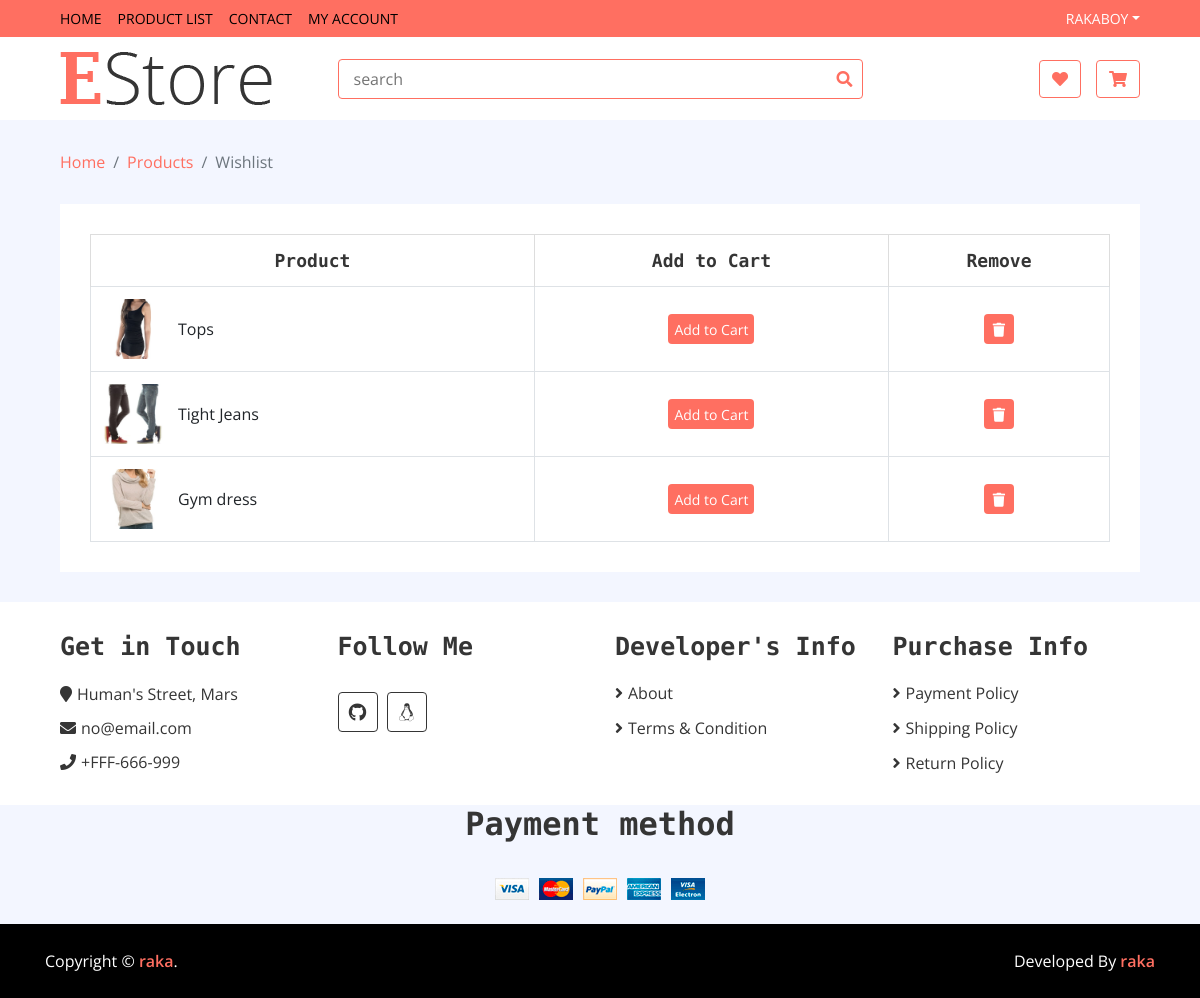
Screenshot of /wishlist/my_wishlist (signed in) with the database file from the repository.
### wishlist/models.py (models this page shows, shortened)
class Wishlist(models.Model):
    username = models.CharField(max_length=500)
    items = models.ForeignKey(Item, on_delete=models.CASCADE)
    slug = models.CharField(max_length=300)
    checkout = models.BooleanField(default=False)

### home/models.py (models this page shows, shortened)
class Item(models.Model):
    name = models.CharField(max_length=500)
    category = models.ForeignKey(Category, on_delete=models.CASCADE)
    brand = models.ForeignKey(Brand, on_delete=models.CASCADE)
    image = models.ImageField(upload_to='media', null=True)
    price = models.IntegerField()
    discounted_price = models.IntegerField(default=0)
    description = models.TextField(blank=True)
    specification = models.TextField(blank=True)
    slug = models.CharField(max_length=300)
    status = models.CharField(choices=STATUS, max_length=200)
    label = models.CharField(choices=LABEL, max_length=200, blank=True)
    def add_to_cart(self):
        return reverse('cart:add-to-cart', kwargs={'slug': self.slug})

### wishlist/views.py (the view)
# urls.py: path('my_wishlist', WishlistView.as_view(), name='my_wishlist'),
class WishlistView(BaseView):
    def get(self, request):
        username = request.user.username
        self.views['my_wishlist'] = Wishlist.objects.filter(username=username, checkout=False, )
        return render(request, 'wishlist.html', self.views)

### home/templates/wishlist.html
{% extends 'base.html' %}
{% load static %}
        {% block content %}
        <div class="breadcrumb-wrap">
            <div class="container-fluid">
                <ul class="breadcrumb">
                    <li class="breadcrumb-item"><a href="/">Home</a></li>
                    <li class="breadcrumb-item"><a href="#">Products</a></li>
                    <li class="breadcrumb-item active">Wishlist</li>
                </ul>
            </div>
        </div>
        <div class="wishlist-page">
            <div class="container-fluid">
                <div class="wishlist-page-inner">
                    <div class="row">
                        <div class="col-md-12">
                            <div class="table-responsive">
                                <table class="table table-bordered">
                                    <thead class="thead-dark">
                                        <tr>
                                            <th>Product</th>
                                            <th>Add to Cart</th>
                                            <th>Remove</th>
                                        </tr>
                                    </thead>
                                    <tbody class="align-middle">
                                        {% for i in my_wishlist %}
                                        <tr>
                                            <td>
                                                <div class="img">
                                                    <a href="#"><img src="{{ i.items.image.url }}" alt="Image"></a>
                                                    <p>{{ i.items.name }}</p>
                                                </div>
                                            </td>
                                            <td>
                                                <a href="{{ i.items.add_to_cart }}">
                                                <button class="btn-cart" >Add to Cart</button>
                                                </a>
                                            </td>
                                            <td>
                                                <a href="/wishlist/delete_wishlist/{{ i.slug }}">
                                                    <button><i class="fa fa-trash"></i></button>
                                                </a>
                                            </td>
                                        </tr>
                                        {% endfor %}
                                    </tbody>
                                </table>
                            </div>
                        </div>
                    </div>
                </div>
            </div>
        </div>
        {% endblock  %}

### home/templates/base.html (shortened to what this page needs)
<!DOCTYPE html>
{% load static %}
<html lang="en">
    <head>
        <link href="https://stackpath.bootstrapcdn.com/bootstrap/4.4.1/css/bootstrap.min.css" rel="stylesheet">
        <link href="https://cdnjs.cloudflare.com/ajax/libs/font-awesome/5.10.0/css/all.min.css" rel="stylesheet">
        <link href="{% static 'lib/slick/slick.css' %}" rel="stylesheet">
        <link href="{% static 'lib/slick/slick-theme.css' %}" rel="stylesheet">
        <link href="{% static 'css/style.css' %}" rel="stylesheet">
    </head>
    <body>
        <div class="nav">
            <div class="container-fluid">
                <nav class="navbar navbar-expand-md bg-dark navbar-dark">
                    <div class="collapse navbar-collapse justify-content-between" id="navbarCollapse">
                        <div class="navbar-nav mr-auto">
                            <a href="/" class="nav-item nav-link active">Home</a>
                            <a href="/product_list" class="nav-item nav-link active">Product List</a>
                            {% if user.is_authenticated %}
                            <a href="/contact" class="nav-item nav-link active">Contact</a>
                            <a href="/account" class="nav-item nav-link active">My Account</a>
                            {% endif %}
                        </div>
                        {% if user.is_authenticated %}
                        <div class="navbar-nav ml-auto">
                            <div class="nav-item dropdown">
                                <a href="#" class="nav-link dropdown-toggle" data-toggle="dropdown">{{ user.username }}</a>
                            </div>
                        </div>
                        {% endif %}
                    </div>
                </nav>
            </div>
        </div>
        <div class="bottom-bar">
            <div class="container-fluid">
                <div class="row align-items-center">
                    <div class="col-md-3">
                        <div class="logo">
                            <a href="/">
                                <img src="{% static 'img/logo.png' %}" alt="Logo">
                            </a>
                        </div>
                    </div>
                    <div class="col-md-6">
                        <form method = "GET" action="{% url 'home:search' %}">
                            <div class="search">
                                <input name="search" type="text" placeholder="search" >
                                <button type="submit"><i class="fa fa-search"></i></button>
                            </div>
                        </form>
                    </div>
                    <div class="col-md-3">
                        {% if user.is_authenticated %}
                        <div class="user">
                            <a href="/wishlist/my_wishlist" class="btn wishlist">
                                <i class="fa fa-heart"></i>
                            </a>
                            <a href="/cart/my_cart" class="btn cart">
                                <i class="fa fa-shopping-cart"></i>
                            </a>
                        </div>
                        {% endif %}
                    </div>
                </div>
            </div>
        </div>
        {% block content %}
        {% endblock %}
        <div class="footer">
            <div class="container-fluid">
                <div class="row">
                    <div class="col-lg-3 col-md-6">
                        <div class="footer-widget">
                            <h2>Get in Touch</h2>
                            <div class="contact-info">
                                <p><i class="fa fa-map-marker"></i>Human's Street, Mars</p>
                                <p><i class="fa fa-envelope"></i>no@email.com</p>
                                <p><i class="fa fa-phone"></i>+FFF-666-999</p>
                            </div>
                        </div>
                    </div>
                    <div class="col-lg-3 col-md-6">
                        <div class="footer-widget">
                            <h2>Follow Me</h2>
                            <div class="contact-info">
                                <div class="social">
                                    <a href="https://github.com/ninchy0"><i class="fab fa-github"></i></a>
                                    <a href="https://www.tryhackme.com/p/ninchy0"><i class="fab fa-linux"></i></a>
                                </div>
                            </div>
                        </div>
                    </div>
                    <div class="col-lg-3 col-md-6">
                        <div class="footer-widget">
                            <h2>Developer's Info</h2>
                            <ul>
                                <li><a href="#">About</a></li>
                                <li><a href="#">Terms & Condition</a></li>
                            </ul>
                        </div>
                    </div>
                    <div class="col-lg-3 col-md-6">
                        <div class="footer-widget">
                            <h2>Purchase Info</h2>
                            <ul>
                                <li><a href="#">Payment Policy</a></li>
                                <li><a href="#">Shipping Policy</a></li>
                                <li><a href="#">Return Policy</a></li>
                            </ul>
                        </div>
                    </div>
                </div>
            </div>
        </div>
        <div>
            <div class="container-fluid" align="center">
                <h2>Payment method</h2>
                <br>
                <div class="col-lg-6 col-md-6">
                   <img src="{% static 'img/payment-method.png' %}">
                </div>
            </div>
        </div>
        <br>
        <div class="footer-bottom">
            <div class="container">
                <div class="row">
                    <div class="col-md-6 copyright">
                        <p>Copyright &copy; <a href="https://github.com/ninchy0">raka</a>.</p>
                    </div>
                    <div class="col-md-6 template-by">
                        <p>Developed By <a href="https://github.com/ninchy0">raka</a></p>
                    </div>
                </div>
            </div>
        </div>
    </body>
</html>

### home/static/css/style.css (style rules this page uses)
body { color: #353535; font-family: 'Open Sans', sans-serif; font-weight: 400; background: #f3f6ff; }
a { color: #FF6F61; }
h2 { font-family: 'Source Code Pro', monospace; font-weight: 700; }
@media (min-width: 992px) { .container-fluid { padding-right: 60px; padding-left: 60px; } }
.btn { color: #FF6F61; background: #ffffff; border: 1px solid #FF6F61; }
.nav { position: relative; }
@media (min-width: 992px) { .nav .container-fluid { padding-left: 52px; padding-right: 52px; } }
.nav .navbar { height: 100%; padding: 0; }
@media (min-width: 768px) { .nav, .nav .navbar { background: #FF6F61 !important; } }
@media (min-width: 768px) { .nav .navbar-dark a.nav-link { color: #ffffff; font-size: 14px; text-transform: uppercase; } }
@media (min-width: 768px) { .nav .navbar-dark a.nav-link:hover, .nav .navbar-dark a.nav-link.active { color: #000000; } }
.bottom-bar { padding: 15px 0; background: #ffffff; margin-bottom: 30px; }
.bottom-bar .logo { text-align: left; overflow: hidden; }
.bottom-bar .logo a img { max-height: 60px; }
.bottom-bar .search { width: 100%; }
.bottom-bar .search input[type=text] { width: 100%; height: 40px; padding: 0 15px; color: #666666; border: 1px solid #FF6F61; border-radius: 4px; }
.bottom-bar .search button { position: absolute; width: 40px; height: 38px; top: 1px; right: 16px; padding: 0 15px; border: none; background: none; color: #FF6F61; border-radius: 0 2px 2px 0; }
.bottom-bar .user { font-size: 0; text-align: right; }
.bottom-bar .user .wishlist { margin-right: 15px; }
.bottom-bar .user .cart i, .bottom-bar .user .wishlist i { color: #FF6F61; }
@media (min-width: 768px) { .bottom-bar { max-height: 90px; } }
.breadcrumb-wrap { position: relative; width: 100%; }
.breadcrumb-wrap .breadcrumb { margin: 0; padding: 0; background: transparent; }
.wishlist-page { position: relative; padding: 30px 0; }
.wishlist-page .wishlist-page-inner { padding: 30px; background: #ffffff; }
.wishlist-page .table { width: 100%; text-align: center; margin-bottom: 0; }
.wishlist-page .table .thead-dark th { font-family: 'Source Code Pro', monospace; font-size: 18px; font-weight: 700; color: #353535; text-align: center; background: transparent; border-color: #dddddd; border-bottom: none; vertical-align: middle; }
.wishlist-page .table td { font-size: 16px; vertical-align: middle; }
.wishlist-page .table .img { display: flex; align-items: center; }
.wishlist-page .table .img img { max-width: 60px; max-height: 60px; margin-right: 15px; }
.wishlist-page .table .img p { display: inline-block; text-align: left; margin: 0; }
.wishlist-page .table button { width: 30px; height: 30px; font-size: 14px; text-align: center; color: #ffffff; background: #FF6F61; border: none; border-radius: 4px; }
.wishlist-page .table button.btn-cart { width: auto; }
.footer { position: relative; padding: 30px 0 0 0; background: #ffffff; }
.footer .footer-widget { position: relative; width: 100%; margin-bottom: 30px; }
.footer .footer-widget h2 { font-size: 25px; white-space: nowrap; margin-bottom: 20px; }
.footer .footer-widget ul { margin: 0; padding: 0; list-style: none; }
.footer .footer-widget ul li { margin-bottom: 12px; }
.footer .footer-widget ul li:last-child { margin-bottom: 0; }
.footer .footer-widget ul li a { color: #353535; white-space: nowrap; display: block; line-height: 23px; transition: all .3s; }
.footer .footer-widget ul li a::before { content: '\f105'; font-family: 'Font Awesome 5 Free'; font-weight: 900; padding-right: 5px; }
.footer .contact-info p { margin-bottom: 10px; font-size: 16px; }
.footer .contact-info p i { margin-right: 5px; }
.footer .social { position: relative; width: 100%; }
.footer .social a { display: inline-block; margin: 10px 5px 0 0; width: 40px; height: 40px; padding: 6px 0; text-align: center; font-size: 18px; color: #353535; border: 1px solid #353535; border-radius: 4px; transition: all .3s; }
.footer-bottom { position: relative; padding: 25px 0; background: #000000; }
.footer-bottom .copyright { text-align: left; }
.footer-bottom .template-by { text-align: right; }
.footer-bottom .copyright p, .footer-bottom .template-by p { color: #ffffff; font-weight: 400; margin: 0; }
.footer-bottom .copyright p a, .footer-bottom .template-by p a { font-weight: 600; }

### rows the page displays
Wishlist: items.image (picture), items.name "Tops"
Wishlist: items.image (picture), items.name "Tight Jeans"
Wishlist: items.image (picture), items.name "Gym dress"

### other values shown
{{ user.username }} "RAKABOY"
